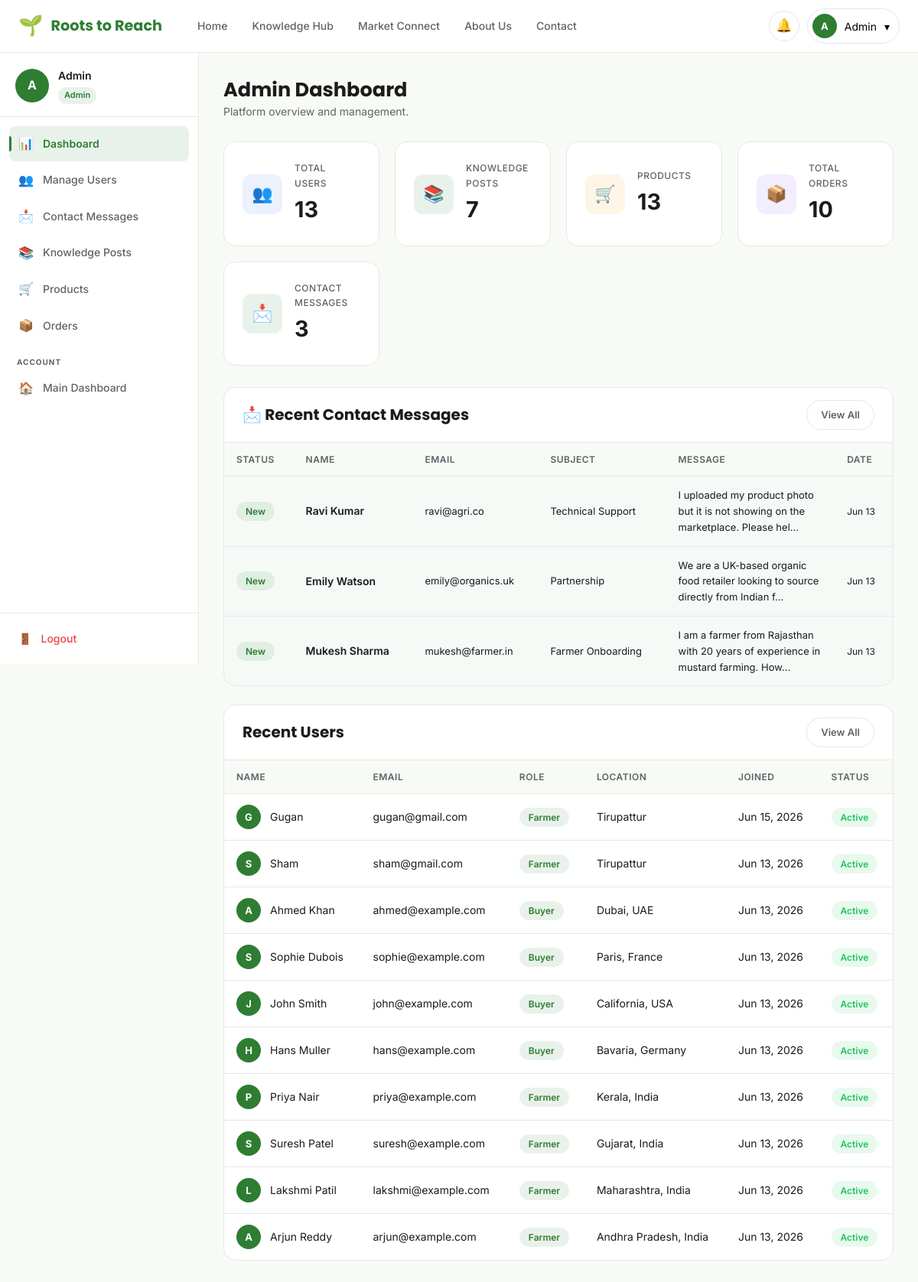
The page /admin (signed in) on the database its author committed.
### models.py (models this page shows, shortened)
class User(db.Model):
    __tablename__ = 'users'
    id = db.Column(db.Integer, primary_key=True)
    full_name = db.Column(db.String(120), nullable=False)
    email = db.Column(db.String(120), unique=True, nullable=False)
    phone = db.Column(db.String(20))
    location = db.Column(db.String(200))
    bio = db.Column(db.Text)
    skills = db.Column(db.String(300))
    password_hash = db.Column(db.String(256), nullable=False)
    role = db.Column(db.String(20), default='farmer')  # farmer, buyer, admin
    avatar = db.Column(db.String(200), default='default_avatar.png')
    created_at = db.Column(db.DateTime, default=datetime.utcnow)
    is_active = db.Column(db.Boolean, default=True)
    knowledge_posts = db.relationship('KnowledgePost', backref='author', lazy=True, foreign_keys='KnowledgePost.user_id')
    products = db.relationship('Product', backref='seller', lazy=True)
    notifications = db.relationship('Notification', backref='user', lazy=True)

class ContactMessage(db.Model):
    __tablename__ = 'contact_messages'
    id = db.Column(db.Integer, primary_key=True)
    name = db.Column(db.String(120), nullable=False)
    email = db.Column(db.String(120), nullable=False)
    subject = db.Column(db.String(200))
    message = db.Column(db.Text, nullable=False)
    is_read = db.Column(db.Boolean, default=False)
    created_at = db.Column(db.DateTime, default=datetime.utcnow)

### app.py (the view)
@app.route('/admin')
@login_required
@admin_required
def admin_dashboard():
    user = current_user()
    stats = {
        'users':    User.query.count(),
        'posts':    KnowledgePost.query.count(),
        'products': Product.query.count(),
        'orders':   Order.query.count(),
        'messages': ContactMessage.query.count()
    }
    users        = User.query.order_by(User.created_at.desc()).limit(10).all()
    contact_msgs = ContactMessage.query.order_by(ContactMessage.created_at.desc()).limit(10).all()
    return render_template('admin/dashboard.html', user=user, stats=stats,
                           users=users, contact_msgs=contact_msgs)

### app.py (called while the page is built)
def current_user():
    if 'user_id' in session:
        return db.session.get(User, session['user_id'])
    return None

@app.context_processor
def inject_helpers():
    return dict(get_img_url=get_img_url)

def login_required(f):
    from functools import wraps
    @wraps(f)
    def decorated(*args, **kwargs):
        if 'user_id' not in session:
            flash('Please login to continue.', 'warning')
            return redirect(url_for('login', next=request.path))
        return f(*args, **kwargs)
    return decorated

def admin_required(f):
    from functools import wraps
    @wraps(f)
    def decorated(*args, **kwargs):
        u = current_user()
        if not u or u.role != 'admin':
            abort(403)
        return f(*args, **kwargs)
    return decorated

### templates/admin/dashboard.html (shortened to what this page needs)
{% extends "base.html" %}
{% block extra_css %}<link rel="stylesheet" href="{{ url_for('static', filename='css/dashboard.css') }}"><link rel="stylesheet" href="{{ url_for('static', filename='css/pages.css') }}">{% endblock %}
{% block content %}
<div class="dashboard-layout">
  <aside class="sidebar" id="sidebar">
    <div class="sidebar-user">
      <div class="sidebar-avatar-wrap">
        <div class="sidebar-avatar">A</div>
        <div><p class="sidebar-user-name">{{ user.full_name }}</p><span class="sidebar-user-role">Admin</span></div>
      </div>
    </div>
    <nav class="sidebar-nav">
      <a href="{{ url_for('admin_dashboard') }}" class="sidebar-link {% if request.endpoint=='admin_dashboard' %}active{% endif %}"><span class="link-icon">📊</span> Dashboard</a>
      <a href="{{ url_for('admin_users') }}" class="sidebar-link {% if request.endpoint=='admin_users' %}active{% endif %}"><span class="link-icon">👥</span> Manage Users</a>
      <a href="{{ url_for('admin_contacts') }}" class="sidebar-link {% if request.endpoint=='admin_contacts' %}active{% endif %}"><span class="link-icon">📩</span> Contact Messages</a>
      <a href="{{ url_for('knowledge_hub') }}" class="sidebar-link"><span class="link-icon">📚</span> Knowledge Posts</a>
      <a href="{{ url_for('marketplace') }}" class="sidebar-link"><span class="link-icon">🛒</span> Products</a>
      <a href="{{ url_for('orders') }}" class="sidebar-link"><span class="link-icon">📦</span> Orders</a>
      <div class="sidebar-section-label">Account</div>
      <a href="{{ url_for('dashboard') }}" class="sidebar-link"><span class="link-icon">🏠</span> Main Dashboard</a>
    </nav>
    <div class="sidebar-logout-wrap">
      <a href="{{ url_for('logout') }}" class="sidebar-logout"><span>🚪</span> Logout</a>
    </div>
  </aside>
  <main class="dashboard-main">
    <div class="dash-header">
      <div><h1>Admin Dashboard</h1><p>Platform overview and management.</p></div>
    </div>
    <div class="admin-stats">
      {% for icon, label, val, color in [('👥','Total Users', stats.users, 'blue'),('📚','Knowledge Posts', stats.posts, 'green'),('🛒','Products', stats.products, 'orange'),('📦','Total Orders', stats.orders, 'purple'),('📩','Contact Messages', stats.messages, 'green')] %}
      <div class="stat-card">
        <div class="stat-icon {{ color }}">{{ icon }}</div>
        <div class="stat-info">
          <p class="stat-label">{{ label }}</p>
          <p class="stat-value">{{ val }}</p>
        </div>
      </div>
      {% endfor %}
    </div>
    <div class="admin-panel" style="margin-bottom:24px">
      <div class="admin-panel-header">
        <h3>📩 Recent Contact Messages</h3>
        <a href="{{ url_for('admin_contacts') }}" class="btn btn-outline btn-sm">View All</a>
      </div>
      <div style="overflow-x:auto">
        <table class="data-table">
          <thead><tr><th>Status</th><th>Name</th><th>Email</th><th>Subject</th><th>Message</th><th>Date</th></tr></thead>
          <tbody>
            {% for m in contact_msgs %}
            <tr style="{% if not m.is_read %}background:rgba(46,125,50,0.04){% endif %}">
              <td><span class="badge {% if m.is_read %}badge-secondary{% else %}badge-green{% endif %}">{{ 'Read' if m.is_read else 'New' }}</span></td>
              <td style="font-weight:600">{{ m.name }}</td>
              <td style="font-size:13px">{{ m.email }}</td>
              <td style="font-size:13px">{{ m.subject or '—' }}</td>
              <td style="font-size:13px;max-width:200px">{{ m.message[:80] }}...</td>
              <td style="font-size:12px">{{ m.created_at.strftime('%b %d') }}</td>
            </tr>
            {% else %}
            <tr><td colspan="6" style="text-align:center;padding:24px;color:var(--text-secondary)">No contact messages yet.</td></tr>
            {% endfor %}
          </tbody>
        </table>
      </div>
    </div>
    <div class="admin-panel">
      <div class="admin-panel-header">
        <h3>Recent Users</h3>
        <a href="{{ url_for('admin_users') }}" class="btn btn-outline btn-sm">View All</a>
      </div>
      <div style="overflow-x:auto">
        <table class="data-table">
          <thead><tr><th>Name</th><th>Email</th><th>Role</th><th>Location</th><th>Joined</th><th>Status</th></tr></thead>
          <tbody>
            {% for u in users %}
            <tr>
              <td><div class="product-cell"><div style="width:32px;height:32px;border-radius:50%;background:var(--primary);color:white;display:flex;align-items:center;justify-content:center;font-weight:700;font-size:13px">{{ u.full_name[0] }}</div>{{ u.full_name }}</div></td>
              <td>{{ u.email }}</td>
              <td><span class="badge badge-green">{{ u.role.title() }}</span></td>
              <td>{{ u.location or '—' }}</td>
              <td>{{ u.created_at.strftime('%b %d, %Y') }}</td>
              <td><span class="badge {% if u.is_active %}badge-success{% else %}badge-error{% endif %}">{{ 'Active' if u.is_active else 'Inactive' }}</span></td>
            </tr>
            {% endfor %}
          </tbody>
        </table>
      </div>
    </div>
  </main>
</div>
{% endblock %}

### templates/base.html (shortened to what this page needs)
<!DOCTYPE html>
<html lang="en">
<head>
  <link rel="stylesheet" href="{{ url_for('static', filename='css/global.css') }}">
  <link rel="stylesheet" href="{{ url_for('static', filename='css/navbar.css') }}">
  {% block extra_css %}{% endblock %}
</head>
<body>
  <nav class="navbar" role="navigation" aria-label="Main navigation">
    <div class="container">
      <div class="navbar-inner">
        <a href="{{ url_for('home') }}" class="navbar-brand" aria-label="Roots to Reach Home">
          <span class="brand-icon">🌱</span>
          <span>Roots to Reach</span>
        </a>
        <ul class="navbar-nav" role="list">
          <li><a href="{{ url_for('home') }}" class="nav-link {% if request.endpoint=='home' %}active{% endif %}">Home</a></li>
          <li><a href="{{ url_for('knowledge_hub') }}" class="nav-link {% if request.endpoint in ['knowledge_hub','knowledge_detail'] %}active{% endif %}">Knowledge Hub</a></li>
          <li><a href="{{ url_for('marketplace') }}" class="nav-link {% if request.endpoint in ['marketplace','product_detail'] %}active{% endif %}">Market Connect</a></li>
          <li><a href="{{ url_for('about') }}" class="nav-link {% if request.endpoint=='about' %}active{% endif %}">About Us</a></li>
          <li><a href="{{ url_for('contact') }}" class="nav-link {% if request.endpoint=='contact' %}active{% endif %}">Contact</a></li>
        </ul>
        <div class="navbar-actions">
          {% if user %}
            <a href="{{ url_for('dashboard') }}" class="notif-btn" aria-label="Notifications">
              🔔
            </a>
            <div class="user-menu">
              <button class="user-menu-btn" id="userMenuBtn" aria-haspopup="true" aria-expanded="false">
                <div class="user-avatar-text">{{ user.full_name[0].upper() }}</div>
                <span>{{ user.full_name.split()[0] }}</span>
                <span>▾</span>
              </button>
            </div>
          {% else %}
            <a href="{{ url_for('login') }}" class="btn btn-outline btn-sm">Log In</a>
            <a href="{{ url_for('signup') }}" class="btn btn-primary btn-sm">Sign Up</a>
          {% endif %}
        </div>
      </div>
    </div>
  </nav>
  <main id="main-content">
    {% block content %}{% endblock %}
  </main>
</body>
</html>

### static/css/global.css (style rules this page uses)
:root { --primary: #2E7D32; --primary-dark: #1B5E20; --primary-light: #4CAF50; --accent: #81C784; --bg-light: #F8FAF5; --white: #FFFFFF; --text-primary: #1B1B1B; --text-secondary: #5F6368; --border: #E5E7EB; --success: #22C55E; --warning: #F59E0B; --error: #EF4444; --footer-dark: #123524; --card-hover: #F0F7EF; --shadow-sm: 0 1px 3px rgba(0,0,0,0.08); --shadow-md: 0 4px 16px rgba(0,0,0,0.10); --shadow-lg: 0 8px 32px rgba(0,0,0,0.12); --radius-sm: 8px; --radius-md: 12px; --radius-lg: 16px; --radius-xl: 24px; --transition: 0.25s ease; }
*, *::before, *::after { box-sizing: border-box; margin: 0; padding: 0; }
html { scroll-behavior: smooth; }
body { font-family: 'Inter', sans-serif; font-size: 16px; color: var(--text-primary); background: var(--bg-light); line-height: 1.6; }
a { text-decoration: none; color: inherit; }
ul { list-style: none; }
button { cursor: pointer; border: none; background: none; font-family: inherit; }
h1, h2, h3, h4, h5, h6 { font-family: 'Poppins', sans-serif; font-weight: 700; line-height: 1.25; }
h1 { font-size: clamp(2rem, 5vw, 3.5rem); }
h3 { font-size: 1.25rem; }
p { color: var(--text-secondary); }
.container { max-width: 1200px; margin: 0 auto; padding: 0 24px; }
.btn { display: inline-flex; align-items: center; gap: 8px; padding: 12px 28px; border-radius: 50px; font-weight: 600; font-size: 15px; transition: all var(--transition); white-space: nowrap; }
.btn-outline { background: transparent; color: var(--text-secondary); border: 1.5px solid var(--border); }
.btn-sm { padding: 8px 18px; font-size: 13px; }
.badge { display: inline-block; padding: 3px 12px; border-radius: 50px; font-size: 12px; font-weight: 600; }
.badge-green { background: rgba(46,125,50,0.1); color: var(--primary); }
.badge-success { background: rgba(34,197,94,0.1); color: var(--success); }
.animate-fadeInUp { animation: fadeInUp 0.6s ease both; }

### static/css/navbar.css (style rules this page uses)
.navbar { position: sticky; top: 0; z-index: 900; background: var(--white); border-bottom: 1px solid var(--border); padding: 0; }
.navbar-inner { display: flex; align-items: center; height: 68px; gap: 32px; }
.navbar-brand { display: flex; align-items: center; gap: 10px; font-family: 'Poppins', sans-serif; font-weight: 700; font-size: 1.2rem; color: var(--primary); white-space: nowrap; }
.navbar-brand .brand-icon { font-size: 26px; }
.navbar-nav { display: flex; align-items: center; gap: 4px; flex: 1; }
.nav-link { padding: 8px 14px; border-radius: var(--radius-sm); font-size: 14px; font-weight: 500; color: var(--text-secondary); transition: all var(--transition); white-space: nowrap; }
.navbar-actions { display: flex; align-items: center; gap: 10px; margin-left: auto; }
.notif-btn { position: relative; width: 40px; height: 40px; display: flex; align-items: center; justify-content: center; border-radius: 50%; border: 1.5px solid var(--border); color: var(--text-secondary); font-size: 17px; transition: all var(--transition); }
.user-menu { position: relative; }
.user-menu-btn { display: flex; align-items: center; gap: 10px; padding: 6px 12px 6px 6px; border-radius: 50px; border: 1.5px solid var(--border); background: var(--white); cursor: pointer; transition: all var(--transition); font-size: 14px; }
.user-avatar-text { width: 32px; height: 32px; border-radius: 50%; background: var(--primary); color: white; display: flex; align-items: center; justify-content: center; font-size: 13px; font-weight: 700; }

### static/css/pages.css (style rules this page uses)
.admin-stats { display: grid; grid-template-columns: repeat(4, 1fr); gap: 20px; margin-bottom: 28px; }
.admin-panel { background: var(--white); border-radius: var(--radius-lg); border: 1px solid var(--border); overflow: hidden; margin-bottom: 24px; }
.admin-panel-header { padding: 16px 24px; border-bottom: 1px solid var(--border); display: flex; align-items: center; justify-content: space-between; }

### rows shown on the page
User: full_name "A", full_name "Admin"
ContactMessage: is_read "New", name "Ravi Kumar", email "ravi@agri.co", subject "Technical Support", message "I uploaded my product photo but it is not showing on the marketplace. Please hel", created_at "Jun 13"
ContactMessage: is_read "New", name "Emily Watson", email "emily@organics.uk", subject "Partnership", message "We are a UK-based organic food retailer looking to source directly from Indian f", created_at "Jun 13"
ContactMessage: is_read "New", name "Mukesh Sharma", email "mukesh@farmer.in", subject "Farmer Onboarding", message "I am a farmer from Rajasthan with 20 years of experience in mustard farming. How", created_at "Jun 13"
User: full_name "G", full_name "Gugan", email "gugan@gmail.com", role "Farmer", location "Tirupattur", created_at "Jun 15, 2026", is_active "Active"
User: full_name "S", full_name "Sham", email "sham@gmail.com", role "Farmer", location "Tirupattur", created_at "Jun 13, 2026", is_active "Active"
User: full_name "A", full_name "Ahmed Khan", email "ahmed@example.com", role "Buyer", location "Dubai, UAE", created_at "Jun 13, 2026", is_active "Active"
User: full_name "S", full_name "Sophie Dubois", email "sophie@example.com", role "Buyer", location "Paris, France", created_at "Jun 13, 2026", is_active "Active"
User: full_name "J", full_name "John Smith", email "john@example.com", role "Buyer", location "California, USA", created_at "Jun 13, 2026", is_active "Active"
User: full_name "H", full_name "Hans Muller", email "hans@example.com", role "Buyer", location "Bavaria, Germany", created_at "Jun 13, 2026", is_active "Active"
User: full_name "P", full_name "Priya Nair", email "priya@example.com", role "Farmer", location "Kerala, India", created_at "Jun 13, 2026", is_active "Active"
User: full_name "S", full_name "Suresh Patel", email "suresh@example.com", role "Farmer", location "Gujarat, India", created_at "Jun 13, 2026", is_active "Active"
User: full_name "L", full_name "Lakshmi Patil", email "lakshmi@example.com", role "Farmer", location "Maharashtra, India", created_at "Jun 13, 2026", is_active "Active"
User: full_name "A", full_name "Arjun Reddy", email "arjun@example.com", role "Farmer", location "Andhra Pradesh, India", created_at "Jun 13, 2026", is_active "Active"

### other values the page prints
{{ icon }} "👥" "📚" "🛒" "📦" "📩"
{{ label }} "TOTAL USERS" "KNOWLEDGE POSTS" "PRODUCTS" "TOTAL ORDERS" "CONTACT MESSAGES"
{{ val }} "13" "7" "13" "10" "3"
